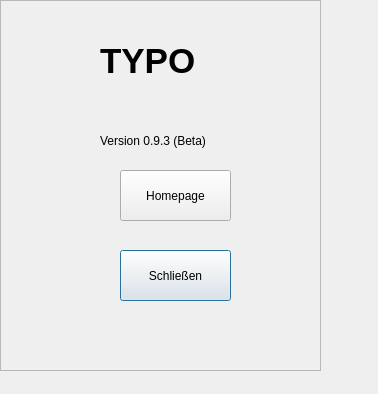
<?xml version="1.0" encoding="UTF-8"?>
<ui version="4.0">
 <class>info</class>
 <widget class="QDialog" name="info">
  <property name="geometry">
   <rect>
    <x>0</x>
    <y>0</y>
    <width>378</width>
    <height>394</height>
   </rect>
  </property>
  <property name="windowTitle">
   <string>Dialog</string>
  </property>
  <widget class="QFrame" name="frame">
   <property name="geometry">
    <rect>
     <x>0</x>
     <y>0</y>
     <width>321</width>
     <height>371</height>
    </rect>
   </property>
   <property name="frameShape">
    <enum>QFrame::StyledPanel</enum>
   </property>
   <property name="frameShadow">
    <enum>QFrame::Raised</enum>
   </property>
   <widget class="QLabel" name="label">
    <property name="geometry">
     <rect>
      <x>100</x>
      <y>10</y>
      <width>211</width>
      <height>101</height>
     </rect>
    </property>
    <property name="font">
     <font>
      <pointsize>26</pointsize>
      <weight>75</weight>
      <bold>true</bold>
      <underline>false</underline>
     </font>
    </property>
    <property name="text">
     <string>TYPO</string>
    </property>
   </widget>
   <widget class="QLabel" name="label_2">
    <property name="geometry">
     <rect>
      <x>100</x>
      <y>100</y>
      <width>211</width>
      <height>81</height>
     </rect>
    </property>
    <property name="text">
     <string>Version 0.9.3 (Beta)</string>
    </property>
   </widget>
   <widget class="QPushButton" name="b_back">
    <property name="geometry">
     <rect>
      <x>120</x>
      <y>250</y>
      <width>111</width>
      <height>51</height>
     </rect>
    </property>
    <property name="text">
     <string>Schließen</string>
    </property>
   </widget>
   <widget class="QPushButton" name="pushButton">
    <property name="geometry">
     <rect>
      <x>120</x>
      <y>170</y>
      <width>111</width>
      <height>51</height>
     </rect>
    </property>
    <property name="text">
     <string>Homepage</string>
    </property>
   </widget>
  </widget>
 </widget>
 <resources/>
 <connections/>
</ui>
